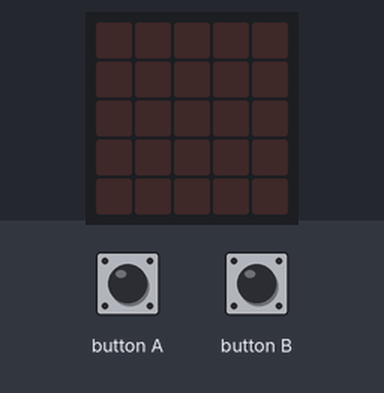
This program was run on a simulated Calliope mini (MakeCode). Parts: the board's 5×5 LED display. The inputs (shaded band) are chosen by the test bench.

Above: at 1.2 s.
1.3 s: button B pressed for 0.15 s
At 2.0 s:
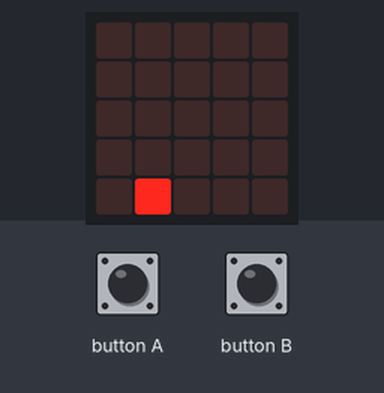
2.9 s: button A pressed for 0.15 s
At 4.2 s:
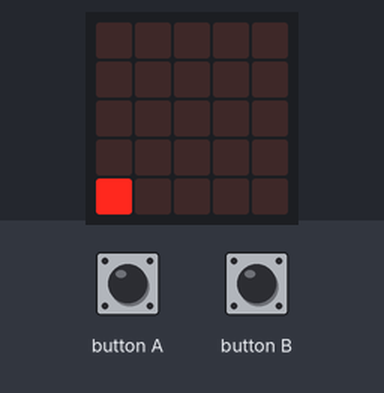
4.5 s: button A pressed for 0.15 s
At 5.6 s:
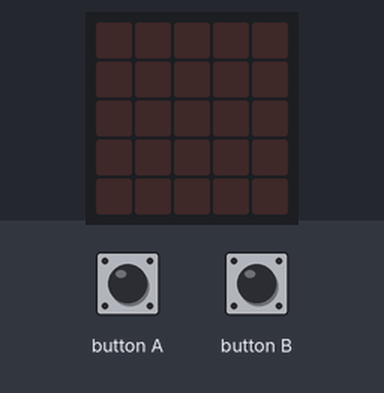
6.1 s: button B pressed 5 times (0.12 s each, 0.3 s apart)
At 7.9 s:
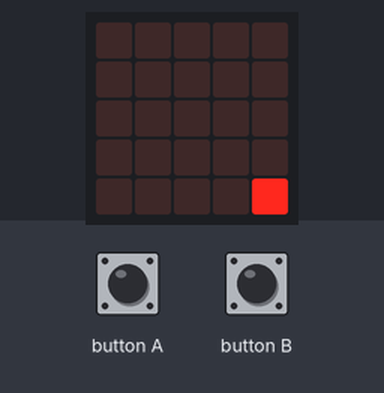
Timing chart, 0 to 9.4 s (numbered marks = the images above; inputs shaded):
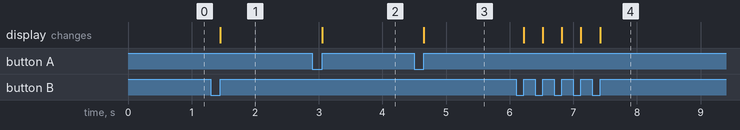

Measured:
- after the input at 1.3 s, the display: changes after 0.15 s (image 1)
- after the input at 2.9 s, the display: changes after 0.15 s (image 2)
- after the input at 4.5 s, the display: changes after 0.15 s (image 3)
- after the input at 6.1 s, the display: first changes after 0.12 s (image 4 shows a later state)

The program:

main.ts
```typescript
input.onButtonEvent(Button.A, input.buttonEventClick(), function () {
    led.unplot(Padeln, 4)
    Padeln += -1
    led.plot(Padeln, 4)
})
input.onButtonEvent(Button.B, input.buttonEventClick(), function () {
    led.unplot(Padeln, 4)
    Padeln += 1
    led.plot(Padeln, 4)
})
let Padeln = 0
Padeln = 0
basic.forever(function () {

})
```

test.ts
```typescript
// Hier kann man Tests durchführen; diese Datei wird nicht kompiliert, wenn dieses Paket als Erweiterung verwendet wird.
```
